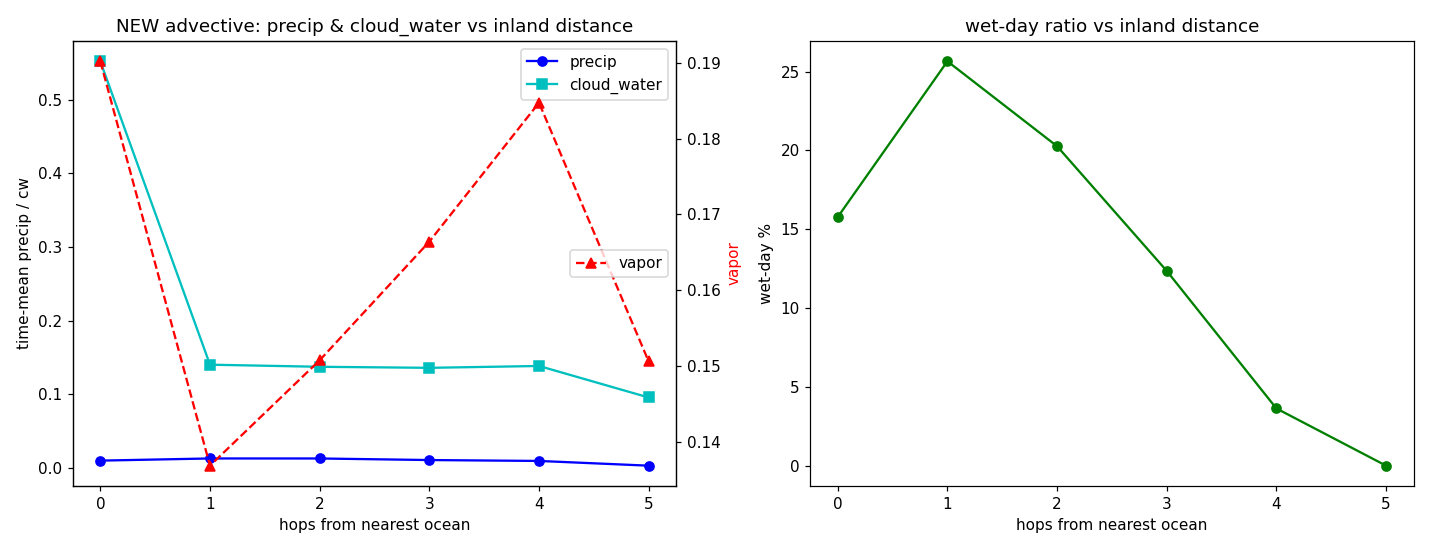

Source code (Python):
"""内陆无雨诊断：按到最近海洋的 hop 距离分层，看 vapor/cloud_water/precip 衰减。
区分两种根因：
  (A) vapor 随 hop 衰减→0       = 水汽没能平流到内陆 (蒸发源/平流强度问题)
  (B) vapor 维持但 cw/precip→0  = 水汽到了却不凝结/不降水 (凝结阈值/trig 触发问题)
"""
import numpy as np, sys
from collections import deque

NPZ = sys.argv[1] if len(sys.argv) > 1 else r'd:/Godot/ProjectKeynes/Project.Keynes/tmp/_wx_fields_new.npz'

z = np.load(NPZ, allow_pickle=True)
NC = int(z['NC']); ND = int(z['ND']); NB = z['NB']
is_water = z['st_is_water_arr'] > 0.5
terrain = z['st_terrain_arr'].astype(int)
elev = z['st_elevation_arr']
d = lambda k: np.nan_to_num(z['dy_' + k].astype(np.float64))
precip = d('weather_precip_arr'); vapor = d('weather_vapor_arr'); cw = d('weather_cloud_water_arr')

# 多源 BFS：每格到最近水格的 hop 距离 (水格=0)
hop = np.full(NC, -1, dtype=int)
dq = deque()
for c in range(NC):
    if is_water[c]:
        hop[c] = 0; dq.append(c)
while dq:
    c = dq.popleft()
    for k in range(6):
        nb = NB[c, k]
        if nb >= 0 and hop[nb] < 0:
            hop[nb] = hop[c] + 1; dq.append(nb)

warm = 40 if ND >= 80 else max(2, ND // 4)
tmean = lambda M: M[warm:].mean(0)
pm = tmean(precip); vm = tmean(vapor); cm = tmean(cw)
wet = (precip[warm:] > 0.02).mean(0)

print(f'ND={ND} NC={NC} warm={warm}  water={int(is_water.sum())} land={int((~is_water).sum())} '
      f'unreached={int((hop < 0).sum())}')
print(f'{"hop":>4}{"n":>6}{"precip":>9}{"vapor":>8}{"cw":>9}{"wet%":>7}{"elev":>7}')
bins = [0, 1, 2, 3, 4, 5, 6, 7, 8, 999]
for lo in range(len(bins) - 1):
    a, b = bins[lo], bins[lo + 1]
    m = (hop >= a) & (hop < b)
    if not m.any():
        continue
    tag = f'{a}' if b - a == 1 else f'{a}+'
    print(f'{tag:>4}{int(m.sum()):>6}{pm[m].mean():>9.4f}{vm[m].mean():>8.3f}'
          f'{cm[m].mean():>9.4f}{wet[m].mean() * 100:>6.1f}%{elev[m].mean():>7.3f}')

land = ~is_water
print(f'[land] perma_dry(wet<5%)={(wet[land] < 0.05).mean():.3f}  '
      f'perma_rain(wet>80%)={(wet[land] > 0.80).mean():.3f}  mean_precip={pm[land].mean():.4f}')
deep = land & (hop >= 4)
if deep.any():
    print(f'[deep inland hop>=4] n={int(deep.sum())} mean_precip={pm[deep].mean():.4f} '
          f'mean_vapor={vm[deep].mean():.3f} mean_cw={cm[deep].mean():.4f} wet%={wet[deep].mean() * 100:.1f}')

try:
    import matplotlib
    matplotlib.use('Agg')
    import matplotlib.pyplot as plt
    xs = []; H = []
    for h in range(0, int(hop.max()) + 1):
        m = hop == h
        if m.sum() < 3:
            continue
        xs.append(h); H.append([pm[m].mean(), vm[m].mean(), cm[m].mean(), wet[m].mean()])
    H = np.array(H); xs = np.array(xs)
    fig, ax = plt.subplots(1, 2, figsize=(13, 5))
    ax[0].plot(xs, H[:, 0], 'b-o', label='precip')
    ax[0].plot(xs, H[:, 2], 'c-s', label='cloud_water')
    ax[0].set_xlabel('hops from nearest ocean'); ax[0].set_ylabel('time-mean precip / cw')
    ax[0].set_title('NEW advective: precip & cloud_water vs inland distance')
    ax[0].legend(loc='upper right')
    ax2 = ax[0].twinx()
    ax2.plot(xs, H[:, 1], 'r--^', label='vapor')
    ax2.set_ylabel('vapor', color='r'); ax2.legend(loc='center right')
    ax[1].plot(xs, H[:, 3] * 100, 'g-o')
    ax[1].set_xlabel('hops from nearest ocean'); ax[1].set_ylabel('wet-day %')
    ax[1].set_title('wet-day ratio vs inland distance')
    fig.tight_layout()
    out = NPZ.replace('.npz', '_inland.png')
    fig.savefig(out, dpi=110)
    print(f'[图] {out}')
except Exception as e:
    print(f'[图跳过] {e}')
